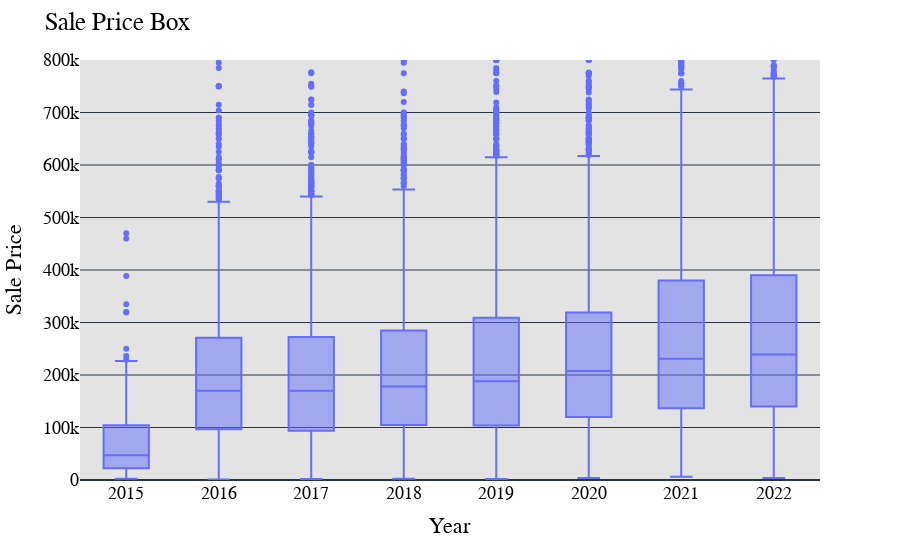

The notebook cell saved with this chart:
### Markdown cell above
### Washington County Price Differential History
- Explain the background, use, and how to use the widget above.

### Code cell
fig2 = px.box(data,y="Sold_Price", x= data.Closing_Year)

fig2.update_layout(
    title="Sale Price Box",
    xaxis_title="Year",
    yaxis_title="Sale Price",
    paper_bgcolor="#fff",
    plot_bgcolor="#e3e3e3",
    font=dict(
        family="Courier New, monospace",
        size=18,
        color="#000000"
        )
    )
fig2.update_layout(yaxis_range=[0,800000])

### Figure 1 — Plotly figure (JSON) as saved in the notebook; plotly's stock layout.template omitted (floating-point values rounded to 4 significant figures; data arrays with more than 128 entries replaced by an {"elided": "..."} marker saying what was removed)
{"data": [{"alignmentgroup": "True", "hovertemplate": "Closing_Year=%{x}<br>Sold_Price=%{y}<extra></extra>", "legendgroup": "", "marker": {"color": "#636efa"}, "name": "", "notched": false, "offsetgroup": "", "orientation": "v", "showlegend": false, "type": "box", "x": {"elided": "16561 int values"}, "x0": " ", "xaxis": "x", "y": {"elided": "16561 int values"}, "y0": " ", "yaxis": "y"}], "layout": {"boxmode": "group", "font": {"color": "#000000", "family": "Courier New, monospace", "size": 18}, "legend": {"tracegroupgap": 0}, "margin": {"t": 60}, "paper_bgcolor": "#fff", "plot_bgcolor": "#e3e3e3", "title": {"text": "Sale Price Box"}, "xaxis": {"anchor": "y", "domain": [0, 1], "title": {"text": "Year"}}, "yaxis": {"anchor": "x", "domain": [0, 1], "range": [0, 800000], "title": {"text": "Sale Price"}}}}
